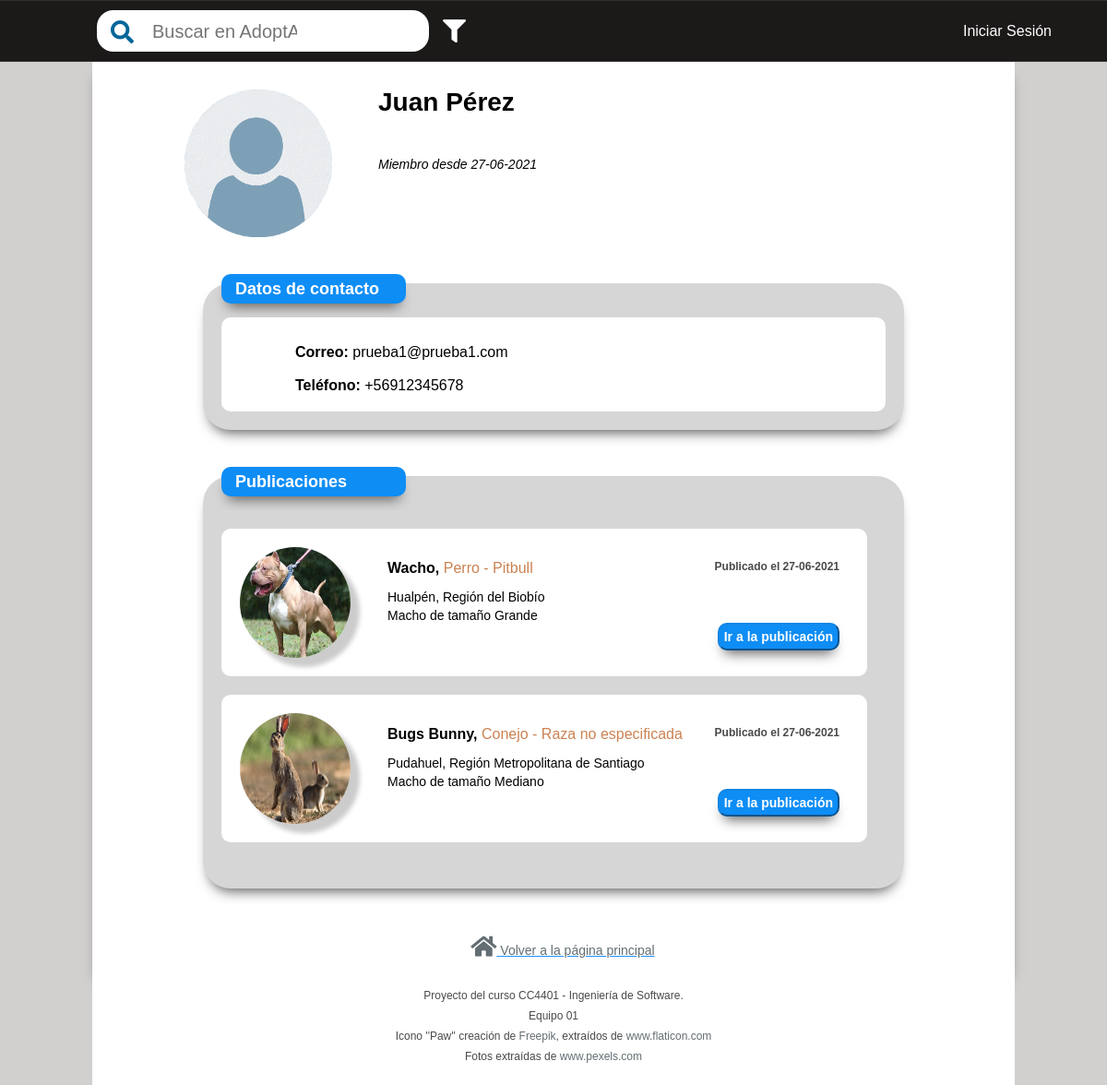
The app's page /profile/1 with its own data.
### users/models.py (models this page shows, shortened)
class User(AbstractUser):
    username = None  # Not using AbstractUser's username field
    first_name = models.CharField(max_length=30, blank=False)
    last_name = models.CharField(max_length=30, blank=False)
    email = models.EmailField(unique=True, blank=False)
    phone_number = models.CharField(max_length=12, blank=False)
    address = models.CharField(max_length=100, blank=False)
    comuna = models.ForeignKey(Comuna, on_delete=models.PROTECT, blank=False)
    description = models.CharField(max_length=260, blank=True)
    register_date = models.DateField(auto_now_add=True)
    birth_date = models.DateField(null=True, blank=False)  # Null for superuser
    USERNAME_FIELD = 'email'  # Use 'email' field for authentication
    REQUIRED_FIELDS = []
    objects = CustomUserManager()

class Comuna(models.Model):
    name = models.CharField(max_length=30)
    region = models.ForeignKey(Region, on_delete=models.PROTECT, null=False)
    def __str__(self):
        return self.name

class Region(models.Model):
    name = models.CharField(max_length=30)
    def __str__(self):
        return self.name

### posts/models.py (models this page shows)
class Post(models.Model):
    post_date = models.DateField(auto_now_add=True)
    specie = models.CharField(
        choices=[("G", "Gato"), ("P", "Perro"), ("E", "Erizo"), ("C", "Conejo"), ("L", "Loro"), ("TO", "Tortuga"),
                 ("TA", "Tarantula"), ("O", "Otro")],
        max_length=30)
    pet_name = models.CharField(max_length=30)
    author = models.ForeignKey("users.User", on_delete=models.CASCADE)
    comuna = models.ForeignKey("users.Comuna", on_delete=models.PROTECT)
    description = models.TextField(max_length=1000)
    breed = models.CharField(max_length=50, blank=True)
    sex = models.CharField(choices=[('MA', 'Macho'), ('HE', 'Hembra'), ('DS', 'Desconocido')], max_length=10)
    pet_size = models.CharField(choices=[('GR', 'Grande'), ('ME', 'Mediano'), ('PE', 'Pequeño')], max_length=10)
    parasytes = models.CharField(choices=[('SI', 'Sí'), ('NO', 'No')], max_length=10)
    sterilized = models.CharField(choices=[('SI', 'Sí'), ('NO', 'No'), ('DS', 'Desconocido')], max_length=10)
    vaccinated = models.CharField(choices=[('SI', 'Sí'), ('NO', 'No'), ('DS', 'Desconocido')], max_length=10)
    status = models.CharField(choices=[('Mío', 'Mío'), ('Calle', 'De la calle')], max_length=15)
    sighting_date = models.DateField(blank=True)

class PostImage(models.Model):
    post = models.ForeignKey(Post, on_delete=models.CASCADE)
    image = models.ImageField()

### users/views.py (the view)
# urls.py: path('profile/<int:user_id>', views.profile_view, name='profile'),
def profile_view(request, user_id):
    if request.method == "GET":
        profile_user = User.objects.get(pk=user_id)
        queryset = Post.objects.select_related().filter(author=user_id)
        images = []
        for p in queryset:
            photo = PostImage.objects.filter(post_id=p.id).first()
            images.append(photo)
        zipped = zip(queryset, images)
        return render(request, 'users/profile_view.html',
                      {'profile_user': profile_user, 'posts': zipped})

### users/templates/users/profile_view.html (shortened to what this page needs)
{% extends "users/profile.html" %}
{% load static %}
{% block profile-section %}
        <div class="profile-section" id="publications-section">
            <h5 class="section-title">Publicaciones</h5>
            <div id="publications-list">
             {% for post, photo in posts %}
                <div class="publication">
                    <div class="publication-info">
                        <img class="publication-photo" src="{{ photo.image.url }}" alt="Foto publicación">
                        <div class="publication-details">
                            <div class="publication-title-info">
                                <span class="bold-700 s16">{{post.pet_name}}, </span>
                                <span class="light-400 s16 soft-brown">
                                    {{ post.get_specie_display }} -
                                    {% if post.breed %}{{ post.breed }}
                                    {% else %} Raza no especificada
                                    {% endif %}</span>
                            </div>
                            <div class="publication-detail">
                                <span class="bold-500 s14">{{post.comuna}}, {{post.comuna.region}}</span>
                            </div>
                            <div class="publication-detail">
                                <span class="light-400 s14">{{ post.get_sex_display}} de tamaño {{ post.get_pet_size_display }}</span>
                            </div>
                        </div>
                        <div class="publication-date-button">
                            <div class="publication-date">Publicado el {{ post.post_date }}</div>
                            {% with post.id|stringformat:"s" as post_url %}
                            <a href="{{ "../post/"|add:post_url }}">
                                <button class="beauty-button button-blue go-to-publication">Ir a la publicación</button>
                            </a>
                            {% endwith %}
                        </div>
                    </div>
                </div>
             {% endfor %}
              </div>
        </div>
        <div class="navigation-options">
            <span>
            <a href="{% url 'home' %}"><span class="fas fa-home navicon"></span><span class="navigation-link"> Volver a la página principal</span></a>
            </span>
        </div>
{% endblock profile-section %}

### users/templates/users/profile.html (shortened to what this page needs)
{% extends "base.html" %}
{% load static %}
{% block include %}
    <link rel="stylesheet" href="{% static 'users/css/profile.css' %}">
    <link rel="stylesheet" href="{% static 'css/scrollable_section.css' %}">
{% endblock include %}
{% block content %}
        <div class="profile-general-info">
            <img class="profile-photo" src="{% static 'images/default-avatar.png' %}" alt="Profile photo">
            <div class="profile-description">
                <div class="profile-title">
                <h4 class="bold-700">{{ profile_user.first_name }} {{ profile_user.last_name }}</h4>
                </div>
                <span class="italic join-date">Miembro desde {{ profile_user.register_date }}</span>
            </div>
        </div>
        <div class="profile-section" id="contact-section">
        <h5 class="section-title">Datos de contacto</h5>
            <div class = "subsection">
                <div class="vspaced10">
                    <span class="bold-700 s16 cinf">Correo:</span>
                    <span class="s16">{{ profile_user.email }}</span></div>
                <div class="vspaced10">
                    <span class="bold-700 s16 cinf">Teléfono:</span>
                    <span class="s16">{{ profile_user.phone_number }}</span>
                </div>
            </div>
        </div>
    {% block profile-section %}
    {% endblock profile-section %}
{% endblock content %}

### static/css/base.css (style rules this page uses)
* { margin: 0; padding: 0; box-sizing: border-box; --font-family-sans-serif: -apple-system,BlinkMacSystemFont,"Segoe UI",Roboto,"Helvetica Neue",Arial,"Noto Sans",sans-serif,"Apple Color Emoji","Segoe UI Emoji","Segoe UI Symbol","Noto Color Emoji"; --font-family-monospace: SFMono-Regular,Menlo,Monaco,Consolas,"Liberation Mono","Courier New",monospace; }
.fas { font-size: 25px; }
a { text-decoration: none; color: #636e72; }
body { flex-direction: column; justify-content: space-between; background-color: #d2cfcf; line-height: 1; font-family: Helvetica, Arial, sans-serif; }
.vspaced10 { padding: 10px 0 10px 0; }
.bold-700 { font-weight: 700; }
.light-400 { font-weight: 400; }
h4 { font-size: 28px; }
h5 { font-size: 18px; }
span { font-size: 14px; }
.navigation-options { padding-top: 30px; color: dodgerblue; text-decoration: underline; }
.navigation-link { cursor: pointer; }
button { cursor:pointer; }
.button-blue { border-color: #1386e3; background-color: #0e8df5; }
.beauty-button { padding: 5px; border-radius: 10px; color: white; font-weight: 700; }
.soft-brown { color: #cb8252 }
.italic { font-style: italic; }

### users/static/users/css/profile.css (style rules this page uses)
h4 { font-size: 28px; }
h5 { font-size: 18px; }
span { font-size: 14px; }
.s16 { font-size: 16px; }
.s14 { font-size: 14px; }
.bold-500 { font-weight: 500; }
.italic { font-style: italic; }
.profile-photo { display: flex; width: 160px; height: 160px; cursor: pointer; vertical-align: center; }
.profile-general-info { display: flex; flex-direction: row; }
.profile-title { display: flex; flex-direction: row; margin-bottom: 30px; }
.profile-description { display:flex; flex-direction: column; text-align: left; margin-left: 50px; }
.join-date { padding-top:16px; }
.cinf { margin-left: 80px; }
.fas { cursor: pointer; }
button { box-shadow: 0px 10px 14px -7px #5d5c5c; border-radius:8px; display:inline-block; cursor:pointer; font-size: 14px; color:#ffffff; text-decoration:none; }
.navicon { padding-left: 20px; }

### static/css/scrollable_section.css (style rules this page uses)
.publication-title-info { padding-left: 40px; padding-top: 15px; padding-bottom: 15px; }
.publication-detail { padding-left: 40px; padding-bottom: 4px; }
.publication-date-button { flex: 1; padding-top: 15px; text-align: right; padding-right: 10px; }
.publication-date { color: #4a4a4a; font-size: 12px; font-weight: 700; flex: 1; }
.publication { background-color: white !important; margin-bottom: 20px; padding: 20px; border-radius: 10px; }
.publication-info { display: flex; flex-direction: row; }
.publication-photo { display: flex; width: 120px; height: 120px; position: relative; border-radius:50%; box-shadow: 10px 10px 5px #ccc; }
.go-to-publication { margin-top: 55px; }
#publications-list { max-height: 470px; overflow-y: scroll; padding-right: 20px; }
.profile-section { display:block; text-align: left; flex-direction: row; box-shadow: 0px 10px 14px -7px #5d5c5c; }
.profile-section > div { padding: 20px 0 10px 0; background-color: #d6d6d6; }
.profile-section { margin: 50px 20px 20px 20px; padding: 20px; background-color: #d6d6d6; border-radius: 30px; }
.section-title { color: white; background-color: #0e8df5; padding: 7px 7px 7px 15px; border-radius: 10px; margin-top: -30px; margin-bottom: 15px; width: 200px; box-shadow: 0px 10px 14px -7px #5d5c5c; }
.subsection { background-color: white !important; border-radius: 10px; }

### records on screen
User: first_name "Juan", last_name "Pérez", register_date "27-06-2021", email "prueba1@prueba1.com", phone_number "+56912345678"
Post: image (picture), pet_name "Wacho", specie "Perro", breed "Pitbull", comuna "Hualpén", comuna.region "Región del Biobío", sex "Macho", pet_size "Grande", post_date "27-06-2021"
Post: image (picture), pet_name "Bugs Bunny", specie "Conejo", breed "Raza no especificada", comuna "Pudahuel", comuna.region "Región Metropolitana de Santiago", sex "Macho", pet_size "Mediano", post_date "27-06-2021"
